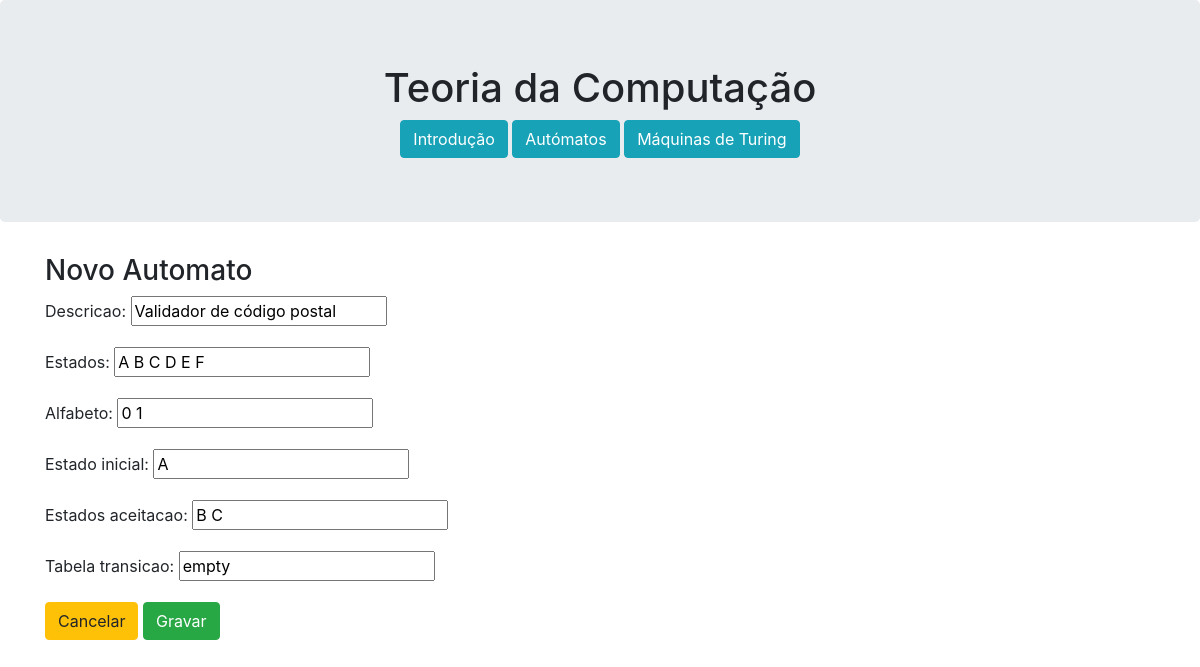
The page /automatoseditar/7 on the database its author committed.
### tc/models.py (models this page shows)
class Automato(models.Model):
    descricao = models.CharField(max_length=70)
    estados = models.CharField(max_length=30)
    alfabeto = models.CharField(max_length=10)
    estado_inicial = models.CharField(max_length=1)
    estados_aceitacao = models.CharField(max_length=10)
    tabela_transicao = models.CharField(max_length=30)

### tc/views.py (the view)
# urls.py: path('automatoseditar/<int:automato_id>', views.automatos_editar_view, name='automatoseditar'),
def automatos_editar_view(request, automato_id):
    automato = Automato.objects.get(pk=automato_id)
    form = AutomatosForm(request.POST or None, instance=automato)
    if form.is_valid():
        form.save()
        return HttpResponseRedirect(reverse('tc:automatos'))
    context = {'form': form,
               'automato_id': automato_id
               }
    return render(request, 'tc/automatoseditar.html', context)

### tc/forms.py
class AutomatosForm(ModelForm):
    class Meta:
        model = Automato
        fields = '__all__'

### tc/templates/tc/automatoseditar.html (shortened to what this page needs)
{% extends 'tc/base.html' %}
{% block main %}
    <h3>Novo Automato</h3>
    <form action="{% url 'tc:automatoseditar' automato_id %}" method="POST">
        {{ form.as_p }}
         <a href="{% url 'tc:automatos' %}" role="button" class="btn btn-warning">Cancelar</a>
        <input type="submit" value="Gravar" class="btn btn-success">
    </form>
{% endblock %}

### rows shown on the page
Automato: descricao "Validador de código postal", estados "A B C D E F", alfabeto "0 1", estado_inicial "A", estados_aceitacao "B C", tabela_transicao "empty"
